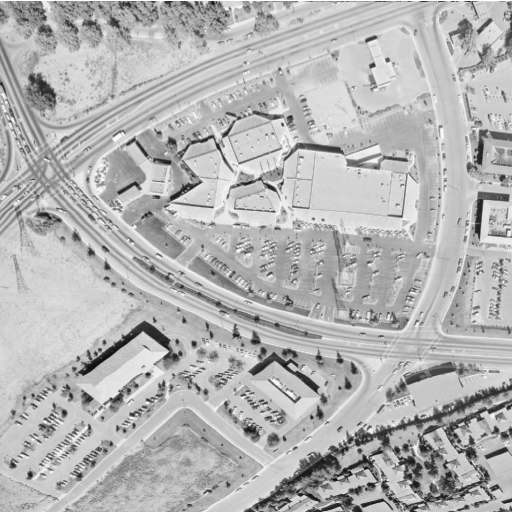
#> input picture oving1/images/5.2.09-aerial.tiff, 512 x 512 px, given in place of 4.2.06-lake.tiff, which was not available
$ python Task3c.py
#> lines starting #> are read from the running program, lines starting #| are printed output that depends on the picture; pictures that were not available may be replaced by others from this repository, and a replacement may not be noted
### oving1/Task3a.py
from PIL import Image
from random import randint
from math import floor
import os


def applyPixel(M, h, x, y):
    value = 0
    for i in range(len(h)):
        for j in range(len(h)):
            value += floor(M[y + i][x + j] * h[i][j])
    return value

def applyFilter(M, h):
    hSize = len(h)
    width = len(M[0])
    height = len(M)
    offset = floor(hSize/2)
    newM = [row[:] for row in M]
    for y in range(height - hSize + 1):
        for x in range(width - hSize + 1):
            newM[y + offset][x + offset] = applyPixel(M, h, x, y)
    return newM

def matrixToImage(M):
    line = [i for row in M for i in row]
    I = Image.new('L', (len(M[0]), len(M)))
    I.putdata(line)
    return I

def imageToMatrix(I):
    data = list(I.convert('L').getdata())
    width, height = I.size
    return [data[row * width:(row + 1) * width] for row in range(height)]

def printMatrix(A):
    for row in A:
        print(row)

def getImagePath(imageName, save=False):
    path = os.path.dirname(os.path.abspath(__file__))
    path += ("\\processed images\\" if save else "\\images\\") + imageName
    return path

ha = [[1/9 for _ in range(3)] for _ in range(3)]
h = [[1, 4, 6, 4, 1],
     [4, 16, 24, 16, 4],
     [6, 24, 32, 24, 6],
     [4, 16, 24, 16, 4],
     [1, 4, 6, 4, 1]]
hg = [[i * 1/256 for i in row] for row in h]

# [6 lines that do not run on import are left out]
    #I2.save(getImagePath("Task-3a-haFilter.bmp", True))
    #I3.save(getImagePath("Task-3a-hgFilter.bmp", True))

### oving1/Task3c.py
from Task3a import *
from math import sqrt


def calculateMagnitude(Mx, My):
    return [[sqrt((Mx[y][x] ** 2) + (My[y][x] ** 2)) for x in range(len(Mx[0]))] for y in range(len(Mx))]

def rotateMatrix180(M):
    return list(reversed([list(reversed(row)) for row in M]))

sx = [[1, 0, -1],
      [2, 0, -2],
      [1, 0, -1]]

sy = [[1, 2, 1],
      [0, 0, 0],
      [-1, -2, -1]]

if __name__ == "__main__":
    M1 = imageToMatrix(Image.open(getImagePath("4.2.06-lake.tiff")).convert('L'))
#> in imageToMatrix, `data = list(I.convert('L').getdata())`: data = 262144 items
#> M1 = 512 items
    Mx = applyFilter(M1, rotateMatrix180(sx))
#> in applyFilter, `width = len(M[0])`: width = 512
#> in applyFilter, `newM = [row[:] for row in M]`: newM = 512 items
    My = applyFilter(M1, rotateMatrix180(sy))
    Mm = calculateMagnitude(Mx, My)
    Ix = matrixToImage(Mx)
#> in matrixToImage, `I = Image.new('L', (len(M[0]), len(M)))`: I: PIL image 512x512 L; every value is 0
#> in matrixToImage, `I.putdata(line)`:
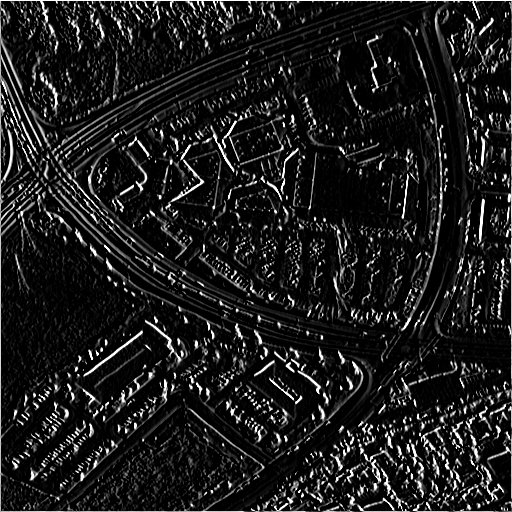
#> I: PIL image 512x512 L; min 0, max 255, mean 28.6
    Iy = matrixToImage(My)
#> in matrixToImage (call 2), `I.putdata(line)`:
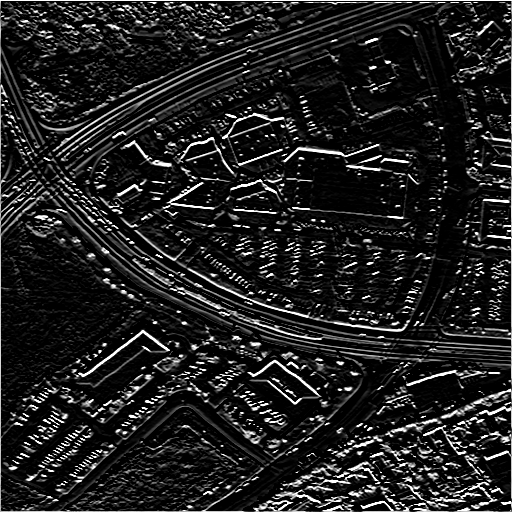
#> I: PIL image 512x512 L; min 0, max 255, mean 32.7
    Im = matrixToImage(Mm)
#> in matrixToImage (call 3), `I.putdata(line)`:
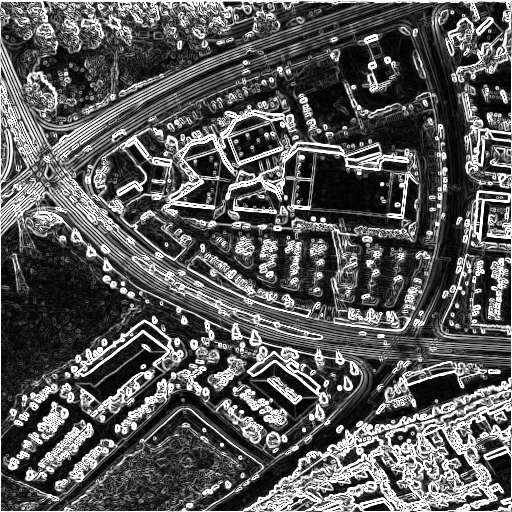
#> I: PIL image 512x512 L; min 0, max 255, mean 89.5
    Ix.show()
    Iy.show()
    Im.show()
    #Ix.save(getImagePath("Task-3c-XGradient.bmp", True))
    #Iy.save(getImagePath("Task-3c-YGradient.bmp", True))
    #Im.save(getImagePath("Task-3c-Magnitude.bmp", True))
